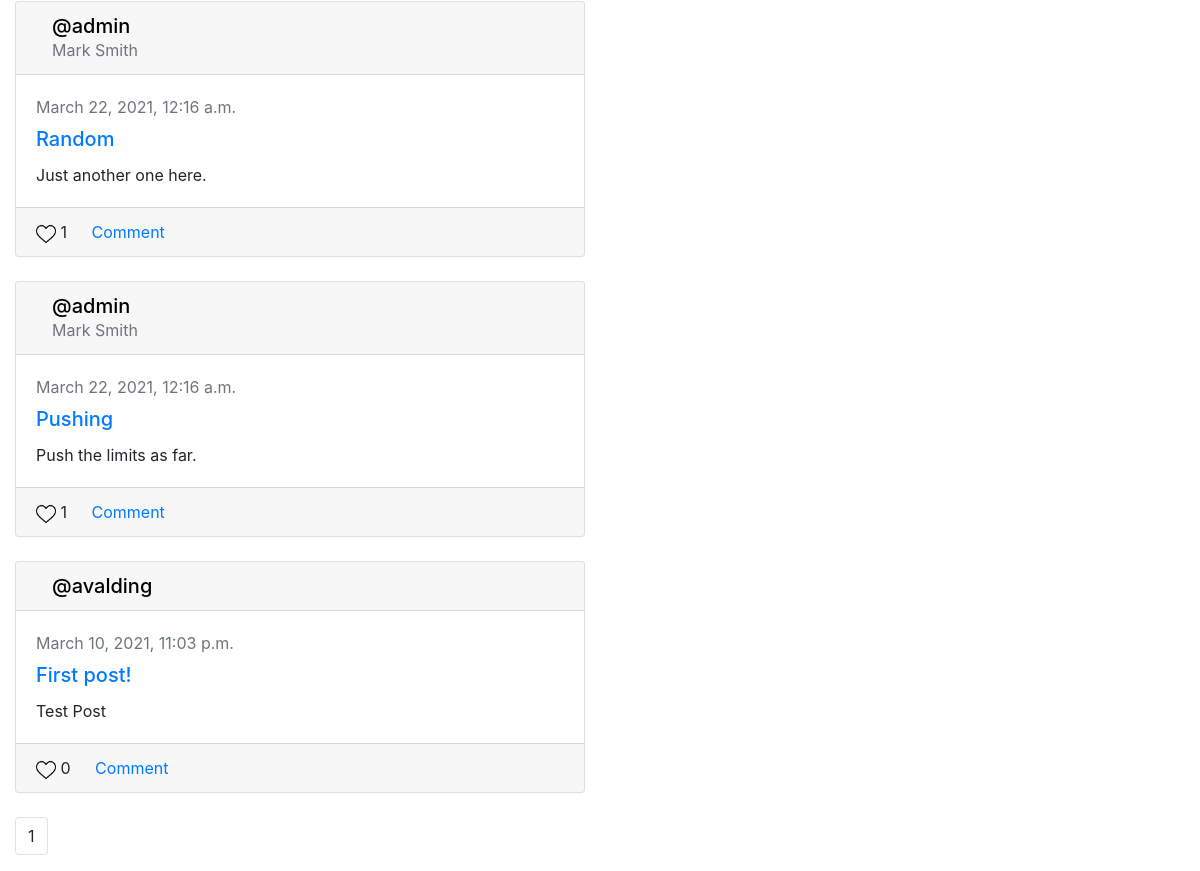
The app's page /following (signed in, lower part), older data.
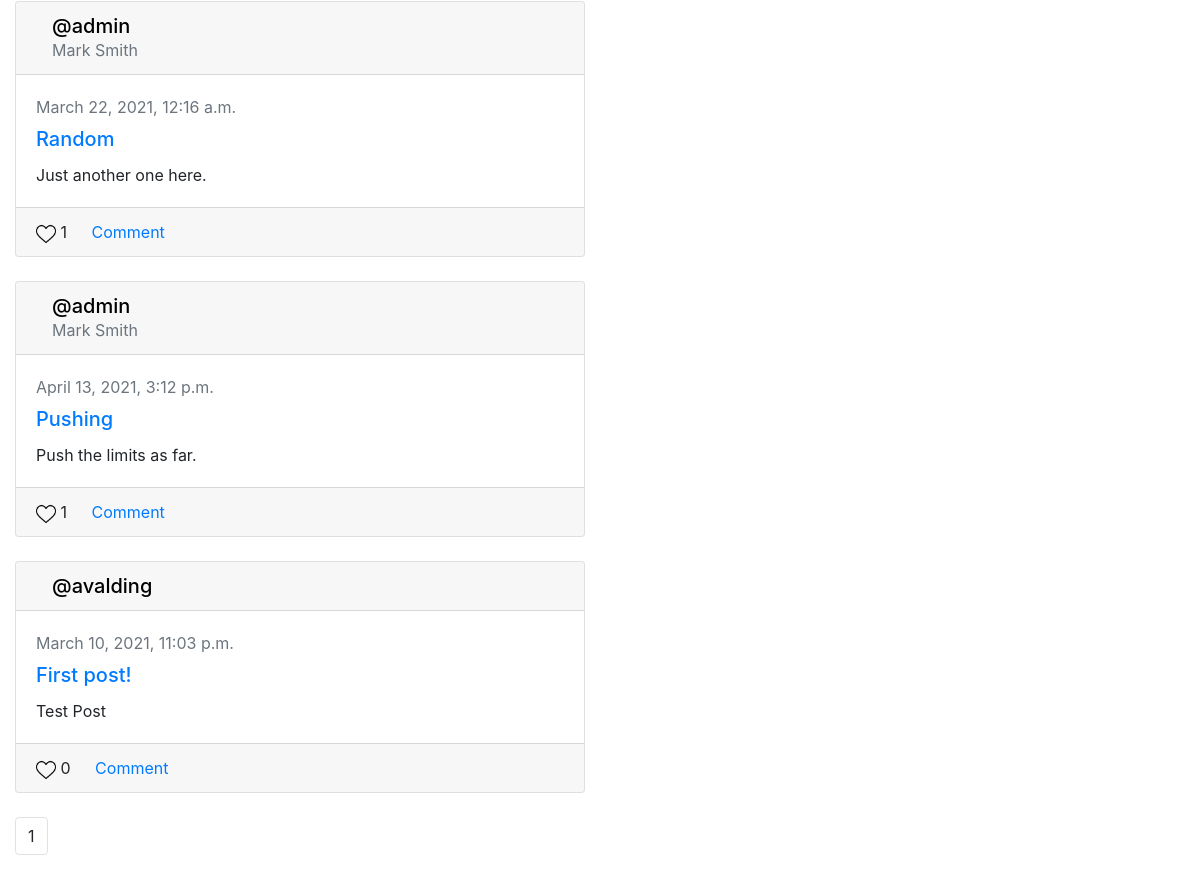
The same page, newer data.
### network/models.py (models this page shows, shortened)
class Post(models.Model):
    username = models.ForeignKey("User", on_delete=models.CASCADE, related_name="posts")
    creationDate = models.DateTimeField(auto_now=True)
    title = models.CharField(blank=True, max_length=255)
    post = models.TextField(blank=True)
    image = models.CharField(blank=True, max_length=255)
    likes = models.IntegerField(default=0)

class User(AbstractUser):
    profilePicture = models.CharField(blank=True, max_length=255)
    followers = models.IntegerField(default=0)
    description = models.CharField(blank=True, max_length=255)
    following = models.IntegerField(default=0)

### network/views.py (the view)
# urls.py: path("following", views.following, name="following"),
@login_required
def following(request):
    user = request.user
    userids = []
    followed = Follow.objects.filter(followedBy=user.id)
    for posters in followed:
        userids.append(posters.user)
    all_posts = Post.objects.filter(username__in=userids)
    paginator = Paginator(all_posts, 10)
    page_number = request.GET.get("page")
    posts = paginator.get_page(page_number)
    return render(request, "network/following.html", {
        "posts": posts
    })

### network/templates/network/following.html (shortened to what this page needs)
{% extends "network/layout.html" %}
{% load static %}
{% block body %}
<br>
<div class="container-fluid gedf-wrapper">
    <div class="row">
        <div class="col-md-6 gedf-main">
        {% for post in posts %}
            <div class="card gedf-card">
                <div class="card-header">
                    <div class="d-flex justify-content-between align-items-center">
                        <div class="d-flex justify-content-between align-items-center">
                            <div class="ml-2">
                                <div class="h5 m-0"><a href="{% url 'loadProfile' post.username.username user.username %}" style="text-decoration:none; color:black;" >@{{ post.username }}</a></div>
                                <div class="h7 text-muted">{{ post.username.first_name }} {{ post.username.last_name }}</div>
                            </div>
                        </div>
                    </div>
                </div>
                <div class="card-body">
                    <div class="text-muted h7 mb-2"> {{ post.creationDate }}</div>
                    <a class="card-link" href="#">
                        <h5 class="card-title">{{ post.title }}</h5>
                    </a>
                    <p class="card-text">
                        {{ post.post }}
                    </p>
                </div>
                <div class="card-footer">
                    <a href="" class="card-link" onclick="return  changeIcon()"><image src="{% static 'network/emptyHeart.png' %}" id="Like" width="20" height="20" alt="Like"></a> {{ post.likes }}
                    <a href="#" class="card-link"> Comment</a>
                </div>
            </div>
            <br>
            {% endfor %}
            <nav aria-label="Page navigation example">
                <ul class="pagination">
                <li class="page-item"><a class="page-link" >{{ posts.number }}</a></li>
                </ul>
              </nav>
        </div>
        <div class="col-md-3">
            <br>
        </div>
    </div>
</div>
{% endblock %}

Row changes from the older to the newer data that the page shows:
changed Post "Pushing": creationDate "March 22, 2021, 12:16 a.m." → "April 13, 2021, 3:12 p.m."
